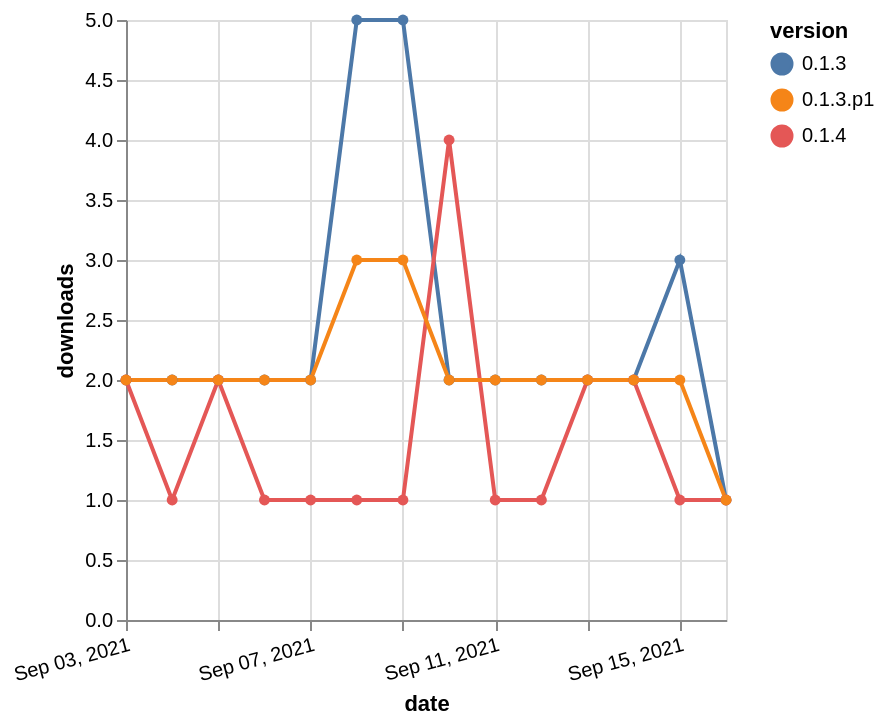

Describe this chart as a Vega-Lite specification.
### Vega-Lite specification from a JSON file in a GitHub repository (floating-point values rounded to 4 significant figures)
{"$schema": "https://vega.github.io/schema/vega-lite/v5.json", "description": "A simple bar chart with embedded data.", "data": {"values": [{"date": "2021-09-03", "total": 3149, "delta": 2, "version": "0.1.3"}, {"date": "2021-09-04", "total": 3151, "delta": 2, "version": "0.1.3"}, {"date": "2021-09-05", "total": 3153, "delta": 2, "version": "0.1.3"}, {"date": "2021-09-06", "total": 3155, "delta": 2, "version": "0.1.3"}, {"date": "2021-09-07", "total": 3157, "delta": 2, "version": "0.1.3"}, {"date": "2021-09-08", "total": 3162, "delta": 5, "version": "0.1.3"}, {"date": "2021-09-09", "total": 3167, "delta": 5, "version": "0.1.3"}, {"date": "2021-09-10", "total": 3169, "delta": 2, "version": "0.1.3"}, {"date": "2021-09-11", "total": 3171, "delta": 2, "version": "0.1.3"}, {"date": "2021-09-12", "total": 3173, "delta": 2, "version": "0.1.3"}, {"date": "2021-09-13", "total": 3175, "delta": 2, "version": "0.1.3"}, {"date": "2021-09-14", "total": 3177, "delta": 2, "version": "0.1.3"}, {"date": "2021-09-15", "total": 3180, "delta": 3, "version": "0.1.3"}, {"date": "2021-09-16", "total": 3181, "delta": 1, "version": "0.1.3"}, {"date": "2021-09-03", "total": 281, "delta": 2, "version": "0.1.4"}, {"date": "2021-09-04", "total": 282, "delta": 1, "version": "0.1.4"}, {"date": "2021-09-05", "total": 284, "delta": 2, "version": "0.1.4"}, {"date": "2021-09-06", "total": 285, "delta": 1, "version": "0.1.4"}, {"date": "2021-09-07", "total": 286, "delta": 1, "version": "0.1.4"}, {"date": "2021-09-08", "total": 287, "delta": 1, "version": "0.1.4"}, {"date": "2021-09-09", "total": 288, "delta": 1, "version": "0.1.4"}, {"date": "2021-09-10", "total": 292, "delta": 4, "version": "0.1.4"}, {"date": "2021-09-11", "total": 293, "delta": 1, "version": "0.1.4"}, {"date": "2021-09-12", "total": 294, "delta": 1, "version": "0.1.4"}, {"date": "2021-09-13", "total": 296, "delta": 2, "version": "0.1.4"}, {"date": "2021-09-14", "total": 298, "delta": 2, "version": "0.1.4"}, {"date": "2021-09-15", "total": 299, "delta": 1, "version": "0.1.4"}, {"date": "2021-09-16", "total": 300, "delta": 1, "version": "0.1.4"}, {"date": "2021-09-03", "total": 2566, "delta": 2, "version": "0.1.3.p1"}, {"date": "2021-09-04", "total": 2568, "delta": 2, "version": "0.1.3.p1"}, {"date": "2021-09-05", "total": 2570, "delta": 2, "version": "0.1.3.p1"}, {"date": "2021-09-06", "total": 2572, "delta": 2, "version": "0.1.3.p1"}, {"date": "2021-09-07", "total": 2574, "delta": 2, "version": "0.1.3.p1"}, {"date": "2021-09-08", "total": 2577, "delta": 3, "version": "0.1.3.p1"}, {"date": "2021-09-09", "total": 2580, "delta": 3, "version": "0.1.3.p1"}, {"date": "2021-09-10", "total": 2582, "delta": 2, "version": "0.1.3.p1"}, {"date": "2021-09-11", "total": 2584, "delta": 2, "version": "0.1.3.p1"}, {"date": "2021-09-12", "total": 2586, "delta": 2, "version": "0.1.3.p1"}, {"date": "2021-09-13", "total": 2588, "delta": 2, "version": "0.1.3.p1"}, {"date": "2021-09-14", "total": 2590, "delta": 2, "version": "0.1.3.p1"}, {"date": "2021-09-15", "total": 2592, "delta": 2, "version": "0.1.3.p1"}, {"date": "2021-09-16", "total": 2593, "delta": 1, "version": "0.1.3.p1"}]}, "width": "container", "mark": {"type": "line", "point": {"filled": true}}, "encoding": {"x": {"field": "date", "type": "temporal", "timeUnit": "yearmonthdate", "title": "date", "axis": {"labelAngle": -15}}, "y": {"field": "delta", "type": "quantitative", "title": "downloads"}, "color": {"field": "version", "type": "nominal"}, "tooltip": {"field": "delta"}}}
